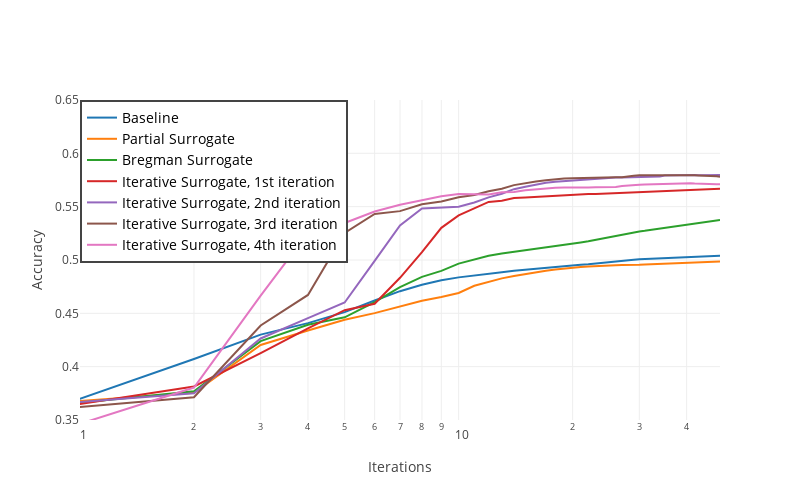

This figure's notebook cell:
### Code cell
x = list(range(0,training_setup['max_iterations']))
y_list = []
interval = optimizer.subroutine.stats['iterations'][0] // optimizer.subroutine.validation
iter_prev = 0
for iterations in optimizer.subroutine.stats['iterations']:
    y_list.append(optimizer.subroutine.stats['acc '][iter_prev:(iter_prev + interval)])
    iter_prev += interval
    
data = [go.Scatter(x=x, y=optimizer_baseline.stats['acc '][0:], name = 'Baseline')]
data.append(go.Scatter(x=x, y=optimizer_WE.stats['acc '][0:], name = f'Partial Surrogate'))
data.append(go.Scatter(x=x, y=y_list[0][0:], name = f'Bregman Surrogate'))
data.append(go.Scatter(x=x, y=y_list[1][0:], name = f'Iterative Surrogate, 1st iteration'))
data.append(go.Scatter(x=x, y=y_list[2][0:], name = f'Iterative Surrogate, 2nd iteration'))
data.append(go.Scatter(x=x, y=y_list[3][0:], name = f'Iterative Surrogate, 3rd iteration'))
data.append(go.Scatter(x=x, y=y_list[4][0:], name = f'Iterative Surrogate, 4th iteration'))

layout = go.Layout(
             autosize=False,
            showlegend=True,
             width=800,
             height=500,
             xaxis=dict(
                 type='log',
                 autorange=True,
                 title='Iterations',
                 ),
             yaxis=dict(
                 type='linear',
                 autorange = False,
                 range = [0.35, 0.65],
                 title='Accuracy',
             ),
               legend=dict(
                    x=0.0,
                    y=1.0,
                    traceorder='normal',
                    font=dict(
                        size=14,
                        color='#000'
                    ),
                    #bgcolor='#e6f3ff',
                    #iibordercolor='#FFFFFF',
                    borderwidth=2
                )
          )


fig = go.Figure(data=data, layout=layout)
ply.iplot(fig)

### Figure 1 — Plotly figure (JSON) as saved in the notebook; plotly's stock layout.template omitted (floating-point values rounded to 4 significant figures; data arrays with more than 128 entries replaced by an {"elided": "..."} marker saying what was removed)
{"data": [{"name": "Baseline", "type": "scatter", "uid": "49130c9d-55f0-4d52-8ddf-7088ddea1203", "x": {"elided": "5000 int values"}, "y": [0.000973, 0.3699, 0.4071, 0.43, 0.4408, 0.4511, 0.4621, 0.4708, 0.4768, 0.481, 0.4837, 0.4857, 0.4874, 0.4884, 0.4899, 0.4909, 0.492, 0.4928, 0.4934, 0.4943, 0.4951, 0.4956, 0.4961, 0.4969, 0.4976, 0.4979, 0.4984, 0.4992, 0.4997, 0.5002, 0.5006, 0.5008, 0.5012, 0.5014, 0.5017, 0.5022, 0.5023, 0.5025, 0.5027, 0.5029, 0.503, 0.5031, 0.5033, 0.5035, 0.5037, 0.5038, 0.5038, 0.5039, 0.504, 0.504]}, {"name": "Partial Surrogate", "type": "scatter", "uid": "37c7c9ce-aa19-4212-af1c-c15269a932d7", "x": {"elided": "5000 int values"}, "y": [0.04289, 0.3679, 0.3756, 0.4203, 0.434, 0.4439, 0.4502, 0.4566, 0.4618, 0.4654, 0.4691, 0.4758, 0.4792, 0.4828, 0.4849, 0.4869, 0.4885, 0.4898, 0.491, 0.4921, 0.4927, 0.4934, 0.4939, 0.4943, 0.4945, 0.4948, 0.4951, 0.4953, 0.4952, 0.4953, 0.4955, 0.4958, 0.496, 0.4962, 0.4966, 0.4968, 0.497, 0.4972, 0.4973, 0.4977, 0.4979, 0.498, 0.4981, 0.4981, 0.4982, 0.4983, 0.4983, 0.4983, 0.4985, 0.4986]}, {"name": "Bregman Surrogate", "type": "scatter", "uid": "b3fe7240-d896-4054-b1a2-d5522b0328c1", "x": {"elided": "5000 int values"}, "y": [0.0005449, 0.3662, 0.3769, 0.4239, 0.4393, 0.4463, 0.4606, 0.4746, 0.4842, 0.4898, 0.4966, 0.5004, 0.5039, 0.5061, 0.5076, 0.5093, 0.5106, 0.5118, 0.5129, 0.5142, 0.5153, 0.5164, 0.5175, 0.5188, 0.5201, 0.5214, 0.5227, 0.5241, 0.525, 0.526, 0.5268, 0.5273, 0.528, 0.5287, 0.5292, 0.5299, 0.5303, 0.5311, 0.532, 0.5324, 0.5331, 0.5336, 0.534, 0.5344, 0.535, 0.5355, 0.5361, 0.5366, 0.537, 0.5375]}, {"name": "Iterative Surrogate, 1st iteration", "type": "scatter", "uid": "5780479d-e7a0-44c8-aec9-e1a10def6787", "x": {"elided": "5000 int values"}, "y": [0.0005449, 0.365, 0.3814, 0.4127, 0.436, 0.4529, 0.459, 0.4833, 0.5073, 0.5302, 0.5418, 0.5486, 0.5545, 0.5556, 0.5581, 0.5586, 0.5592, 0.5599, 0.5605, 0.5608, 0.5611, 0.5615, 0.5618, 0.562, 0.5623, 0.5626, 0.5629, 0.5632, 0.5634, 0.5636, 0.5637, 0.5639, 0.564, 0.5642, 0.5644, 0.5645, 0.5647, 0.5648, 0.5649, 0.5651, 0.5654, 0.5656, 0.5657, 0.5659, 0.5662, 0.5663, 0.5665, 0.5666, 0.5666, 0.5667]}, {"name": "Iterative Surrogate, 2nd iteration", "type": "scatter", "uid": "0d5ddbea-04fa-4753-9ed1-cfdfb08a7881", "x": {"elided": "5000 int values"}, "y": [0.0005449, 0.3668, 0.3751, 0.4264, 0.4455, 0.4601, 0.4992, 0.5324, 0.5483, 0.5495, 0.55, 0.554, 0.5587, 0.5621, 0.5664, 0.5686, 0.5706, 0.5724, 0.5734, 0.574, 0.5744, 0.5752, 0.5759, 0.5765, 0.577, 0.5773, 0.5773, 0.5774, 0.5775, 0.5775, 0.5776, 0.5777, 0.5776, 0.5777, 0.5782, 0.5791, 0.5793, 0.5794, 0.5794, 0.5795, 0.5796, 0.5797, 0.5797, 0.5796, 0.5796, 0.5796, 0.5797, 0.5797, 0.5796, 0.5797]}, {"name": "Iterative Surrogate, 3rd iteration", "type": "scatter", "uid": "141a772c-1578-41f4-b407-f8c763e3df54", "x": {"elided": "5000 int values"}, "y": [0.0005449, 0.3622, 0.3714, 0.4386, 0.4672, 0.5253, 0.5431, 0.5458, 0.5523, 0.5548, 0.5589, 0.561, 0.5644, 0.5668, 0.5702, 0.5721, 0.5735, 0.5748, 0.5757, 0.5764, 0.5766, 0.5769, 0.5771, 0.5774, 0.5775, 0.5775, 0.5775, 0.5776, 0.5779, 0.5789, 0.5795, 0.5795, 0.5795, 0.5796, 0.5796, 0.5795, 0.5795, 0.5795, 0.5796, 0.5795, 0.5796, 0.5795, 0.5794, 0.5793, 0.5792, 0.5792, 0.5791, 0.5789, 0.5785, 0.5781]}, {"name": "Iterative Surrogate, 4th iteration", "type": "scatter", "uid": "a3205a8a-7664-4d0b-8c22-6fe768d679d4", "x": {"elided": "5000 int values"}, "y": [0.0005449, 0.3464, 0.3804, 0.4666, 0.5254, 0.5348, 0.5455, 0.5518, 0.5559, 0.5597, 0.5619, 0.5617, 0.5615, 0.5636, 0.5639, 0.5655, 0.5664, 0.567, 0.5678, 0.568, 0.5678, 0.5677, 0.568, 0.5682, 0.5683, 0.5684, 0.5684, 0.5693, 0.5699, 0.5701, 0.5704, 0.5708, 0.5709, 0.5712, 0.5716, 0.5718, 0.5719, 0.5717, 0.5718, 0.5719, 0.5719, 0.5719, 0.5717, 0.5717, 0.5716, 0.5714, 0.5713, 0.5712, 0.5711, 0.571]}], "layout": {"autosize": false, "height": 500, "legend": {"borderwidth": 2, "font": {"color": "#000", "size": 14}, "traceorder": "normal", "x": 0, "y": 1}, "showlegend": true, "width": 800, "xaxis": {"autorange": true, "title": {"text": "Iterations"}, "type": "log"}, "yaxis": {"autorange": false, "range": [0.35, 0.65], "title": {"text": "Accuracy"}, "type": "linear"}}}
